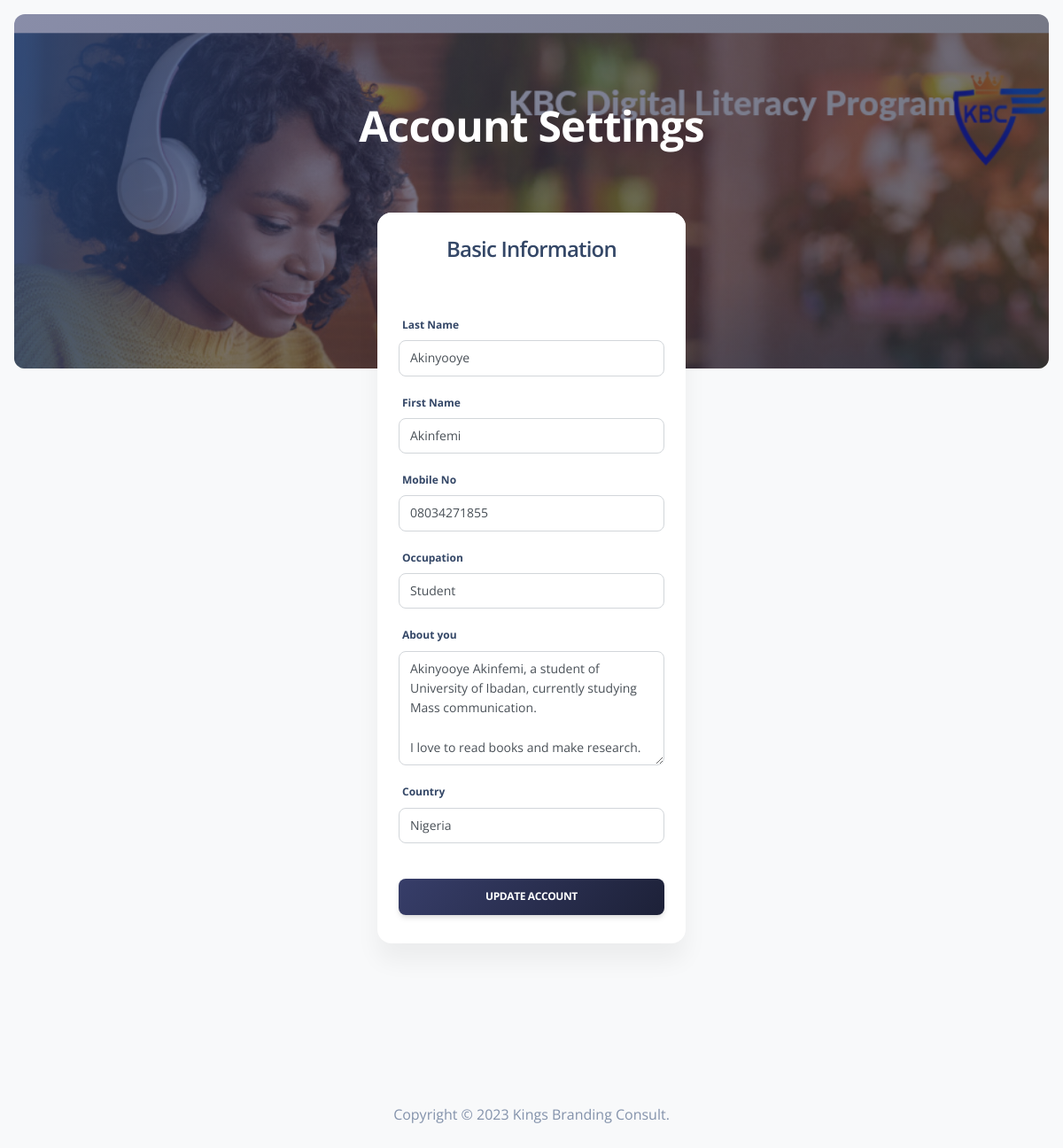
Screenshot of /pages/bootcamp_acctsetting.php (signed in) with the database file from the repository.
### tables this page shows
CREATE TABLE `training` (
  `id` int(10) NOT NULL,
  `last_name` varchar(100) NOT NULL,
  `account_status` int(10) NOT NULL,
  `first_name` varchar(100) NOT NULL,
  `phone_no` varchar(20) NOT NULL,
  `occupation` varchar(50) NOT NULL,
  `profile_info` varchar(1000) NOT NULL,
  `country` varchar(100) NOT NULL,
  `pic_dir` varchar(100) NOT NULL,
  `user_email` varchar(50) NOT NULL,
  `user_pass` varchar(50) NOT NULL,
  `datekeep` datetime NOT NULL,
  `location` varchar(100) NOT NULL,
  `pro_level` varchar(50) NOT NULL,
  `expectation` varchar(200) NOT NULL
);

### pages/bootcamp_acctsetting.php (the view, shortened to what this page needs)
<?php
include('dbconfig.php');
$useremail = $_SESSION['user_email'] ;
$userpass  = $_SESSION['user_pass'];
$sql="SELECT * FROM training WHERE user_email='$useremail' and user_pass='$userpass'";
$result=mysqli_query($conn,$sql);
$count=mysqli_num_rows($result);
if($count==1){
while($rowval = mysqli_fetch_array($result))
 {
$lastname = $rowval['last_name'];
$firstname = $rowval['first_name'];
$phoneno = $rowval['phone_no'];
$location = $rowval['country'];
$profileinfo = $rowval['profile_info'];
$occupation = $rowval['occupation'];
}
}
?>
<!DOCTYPE html>
<html lang="en">
<head>
  <link href="../assets/css/nucleo-icons.css" rel="stylesheet" />
  <link href="../assets/css/nucleo-svg.css" rel="stylesheet" />
  <link href="../assets/css/nucleo-svg.css" rel="stylesheet" />
  <link id="pagestyle" href="../assets/css/soft-ui-dashboard.css?v=1.0.3" rel="stylesheet" />
</head>
<body class="g-sidenav-show  bg-gray-100">
  <nav class="navbar navbar-expand-lg position-absolute top-0 z-index-3 w-100 shadow-none my-3  navbar-transparent mt-4">
  </nav>
  <section class="min-vh-100 mb-8">
    <div class="page-header align-items-start min-vh-50 pt-5 pb-11 m-3 border-radius-lg" style="background-image: url('../assets/img/curved-images/curved0.jpg');">
      <span class="mask bg-gradient-dark opacity-6"></span>
      <div class="container">
        <div class="row justify-content-center">
          <div class="col-lg-5 text-center mx-auto">
            <h1 class="text-white mb-2 mt-5">Account Settings</h1>
          </div>
        </div>
      </div>
    </div>
    <div class="container">
      <div class="row mt-lg-n10 mt-md-n11 mt-n10">
        <div class="col-xl-4 col-lg-5 col-md-7 mx-auto">
          <div class="card z-index-0">
            <div class="card-header text-center pt-4">
              <h4>Basic Information</h4>
            </div>
            <div class="card-body">
              <form action="acctupdate.php" method="post">
                <label>Last Name</label>
                <div class="mb-3">
                  <input type="text" name="last_name" class="form-control" placeholder="" aria-label="Last Name" aria-describedby="email-addon" value="<?php echo $lastname ?>">
                </div>
                <label>First Name</label>
                <div class="mb-3">
                  <input type="text" name="first_name" class="form-control" placeholder="" aria-label="First Name" aria-describedby="email-addon" value="<?php echo $firstname  ?>">
                </div>
                <label>Mobile No</label>
                <div class="mb-3">
                  <input type="text" name="phone_no" class="form-control" placeholder="" aria-label="Mobile No" aria-describedby="email-addon" value="<?php echo $phoneno  ?>">
                </div>
                <label>Occupation</label>
                <div class="mb-3">
                  <input type="text" name="occupation" class="form-control" placeholder="" aria-label="Occupation" aria-describedby="email-addon" value="<?php echo $occupation  ?>">
                </div>
                <label>About you</label>
                <div class="mb-3">
                  <textarea name="profile_info" id="textarea" cols="45" rows="5" aria-describedby="email-addon" class="form-control"><?php echo $profileinfo?></textarea>
                </div>
                <label>Country</label>
                <div class="mb-3">
                  <?php
echo "<select name= 'country_name' class='form-control'>";
echo '<option value="">'.$location.'</option>';
echo '</select>';
?>
                </div>
                <div class="text-center">
                  <button type="submit" class="btn bg-gradient-dark w-100 my-4 mb-2">Update Account</button>
                </div>
              </form>
            </div>
          </div>
        </div>
      </div>
    </div>
  </section>
  <footer class="footer py-5">
    <div class="container">
      <div class="row">
        <div class="col-8 mx-auto text-center mt-1">
          <p class="mb-0 text-secondary">
            Copyright ©  Kings Branding Consult.
          </p>
        </div>
      </div>
    </div>
  </footer>
</body>
</html>

### rows the page displays
training: last_name "Akinyooye", first_name "Akinfemi", phone_no "08034271855", occupation "Student", profile_info "Akinyooye Akinfemi, a student of University of Ibadan, currently studying Mass communication. I love to read books and make research.", country_name "Nigeria"
